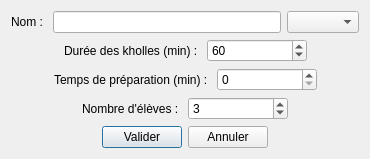
<?xml version="1.0" encoding="UTF-8"?>
<ui version="4.0">
 <class>UpdateKholleurDialog</class>
 <widget class="QDialog" name="UpdateKholleurDialog">
  <property name="geometry">
   <rect>
    <x>0</x>
    <y>0</y>
    <width>370</width>
    <height>155</height>
   </rect>
  </property>
  <property name="windowTitle">
   <string>Modification d'un kholleur</string>
  </property>
  <layout class="QVBoxLayout" name="verticalLayout">
   <item>
    <layout class="QHBoxLayout" name="horizontalLayout">
     <item>
      <widget class="QLabel" name="label">
       <property name="text">
        <string>Nom : </string>
       </property>
      </widget>
     </item>
     <item>
      <widget class="QLineEdit" name="lineEdit_name"/>
     </item>
     <item>
      <widget class="QComboBox" name="comboBox_subjects"/>
     </item>
    </layout>
   </item>
   <item>
    <layout class="QHBoxLayout" name="horizontalLayout_2">
     <item>
      <spacer name="horizontalSpacer_4">
       <property name="orientation">
        <enum>Qt::Horizontal</enum>
       </property>
       <property name="sizeHint" stdset="0">
        <size>
         <width>40</width>
         <height>20</height>
        </size>
       </property>
      </spacer>
     </item>
     <item>
      <widget class="QLabel" name="label_2">
       <property name="text">
        <string>Durée des kholles (min) : </string>
       </property>
      </widget>
     </item>
     <item>
      <widget class="QSpinBox" name="spinBox_duration">
       <property name="minimumSize">
        <size>
         <width>100</width>
         <height>0</height>
        </size>
       </property>
       <property name="minimum">
        <number>10</number>
       </property>
       <property name="maximum">
        <number>300</number>
       </property>
       <property name="value">
        <number>60</number>
       </property>
      </widget>
     </item>
     <item>
      <spacer name="horizontalSpacer">
       <property name="orientation">
        <enum>Qt::Horizontal</enum>
       </property>
       <property name="sizeHint" stdset="0">
        <size>
         <width>40</width>
         <height>20</height>
        </size>
       </property>
      </spacer>
     </item>
    </layout>
   </item>
   <item>
    <layout class="QHBoxLayout" name="horizontalLayout_3">
     <item>
      <spacer name="horizontalSpacer_5">
       <property name="orientation">
        <enum>Qt::Horizontal</enum>
       </property>
       <property name="sizeHint" stdset="0">
        <size>
         <width>40</width>
         <height>20</height>
        </size>
       </property>
      </spacer>
     </item>
     <item>
      <widget class="QLabel" name="label_3">
       <property name="text">
        <string>Temps de préparation (min) : </string>
       </property>
      </widget>
     </item>
     <item>
      <widget class="QSpinBox" name="spinBox_preparation">
       <property name="minimumSize">
        <size>
         <width>100</width>
         <height>0</height>
        </size>
       </property>
       <property name="maximum">
        <number>300</number>
       </property>
      </widget>
     </item>
     <item>
      <spacer name="horizontalSpacer_2">
       <property name="orientation">
        <enum>Qt::Horizontal</enum>
       </property>
       <property name="sizeHint" stdset="0">
        <size>
         <width>40</width>
         <height>20</height>
        </size>
       </property>
      </spacer>
     </item>
    </layout>
   </item>
   <item>
    <layout class="QHBoxLayout" name="horizontalLayout_4">
     <item>
      <spacer name="horizontalSpacer_6">
       <property name="orientation">
        <enum>Qt::Horizontal</enum>
       </property>
       <property name="sizeHint" stdset="0">
        <size>
         <width>40</width>
         <height>20</height>
        </size>
       </property>
      </spacer>
     </item>
     <item>
      <widget class="QLabel" name="label_4">
       <property name="text">
        <string>Nombre d'élèves : </string>
       </property>
      </widget>
     </item>
     <item>
      <widget class="QSpinBox" name="spinBox_pupils">
       <property name="minimumSize">
        <size>
         <width>100</width>
         <height>0</height>
        </size>
       </property>
       <property name="maximum">
        <number>300</number>
       </property>
       <property name="value">
        <number>3</number>
       </property>
      </widget>
     </item>
     <item>
      <spacer name="horizontalSpacer_3">
       <property name="orientation">
        <enum>Qt::Horizontal</enum>
       </property>
       <property name="sizeHint" stdset="0">
        <size>
         <width>40</width>
         <height>20</height>
        </size>
       </property>
      </spacer>
     </item>
    </layout>
   </item>
   <item>
    <layout class="QHBoxLayout" name="horizontalLayout_5">
     <item>
      <spacer name="horizontalSpacer_7">
       <property name="orientation">
        <enum>Qt::Horizontal</enum>
       </property>
       <property name="sizeHint" stdset="0">
        <size>
         <width>40</width>
         <height>20</height>
        </size>
       </property>
      </spacer>
     </item>
     <item>
      <widget class="QPushButton" name="pushButton_update">
       <property name="text">
        <string>Valider</string>
       </property>
      </widget>
     </item>
     <item>
      <widget class="QPushButton" name="pushButton_cancel">
       <property name="text">
        <string>Annuler</string>
       </property>
      </widget>
     </item>
     <item>
      <spacer name="horizontalSpacer_8">
       <property name="orientation">
        <enum>Qt::Horizontal</enum>
       </property>
       <property name="sizeHint" stdset="0">
        <size>
         <width>40</width>
         <height>20</height>
        </size>
       </property>
      </spacer>
     </item>
    </layout>
   </item>
  </layout>
 </widget>
 <resources/>
 <connections>
  <connection>
   <sender>pushButton_cancel</sender>
   <signal>clicked()</signal>
   <receiver>UpdateKholleurDialog</receiver>
   <slot>reject()</slot>
   <hints>
    <hint type="sourcelabel">
     <x>245</x>
     <y>157</y>
    </hint>
    <hint type="destinationlabel">
     <x>331</x>
     <y>165</y>
    </hint>
   </hints>
  </connection>
 </connections>
</ui>
